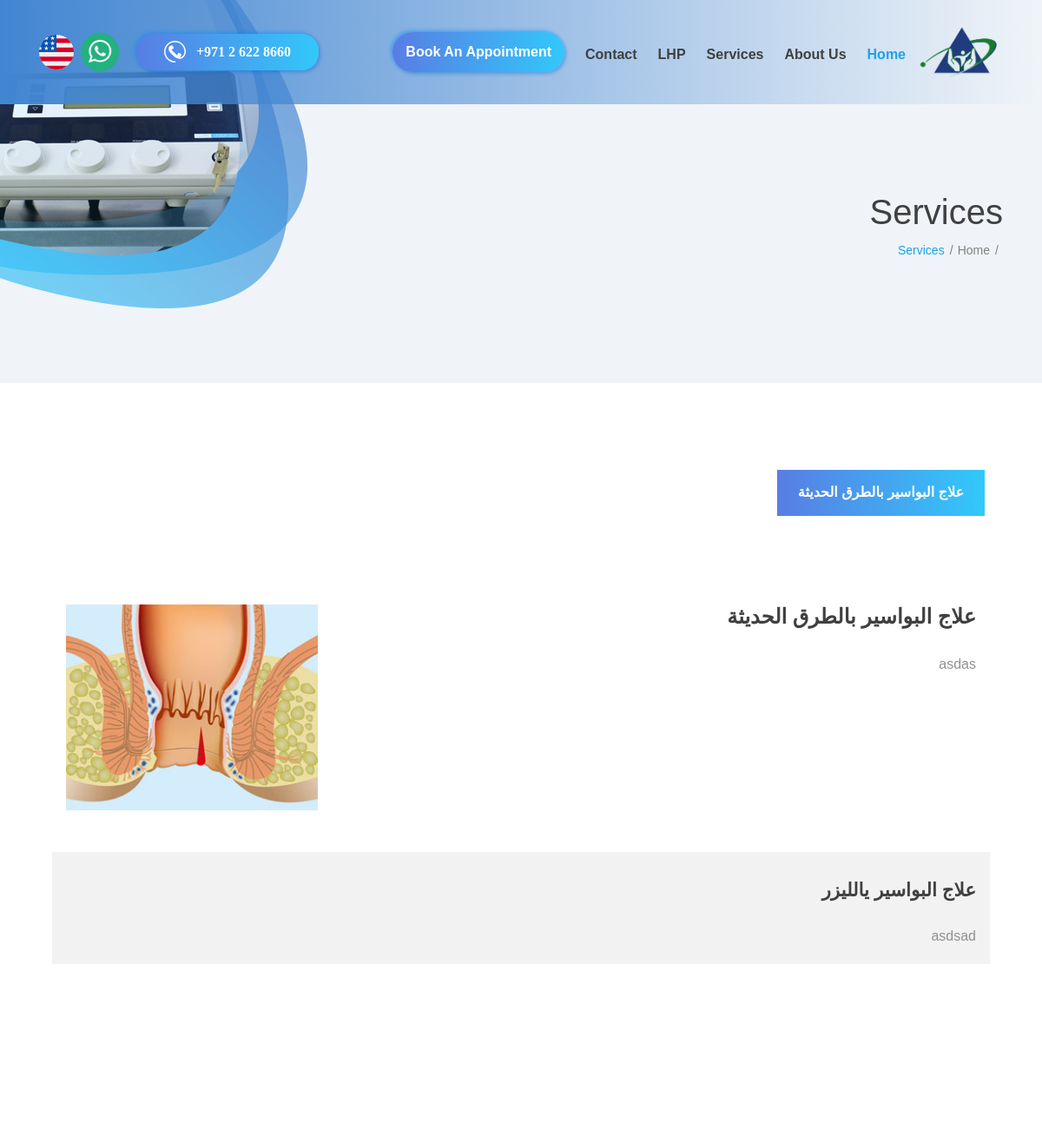
The app's page /Services?service=1&type= (upper part), older data.
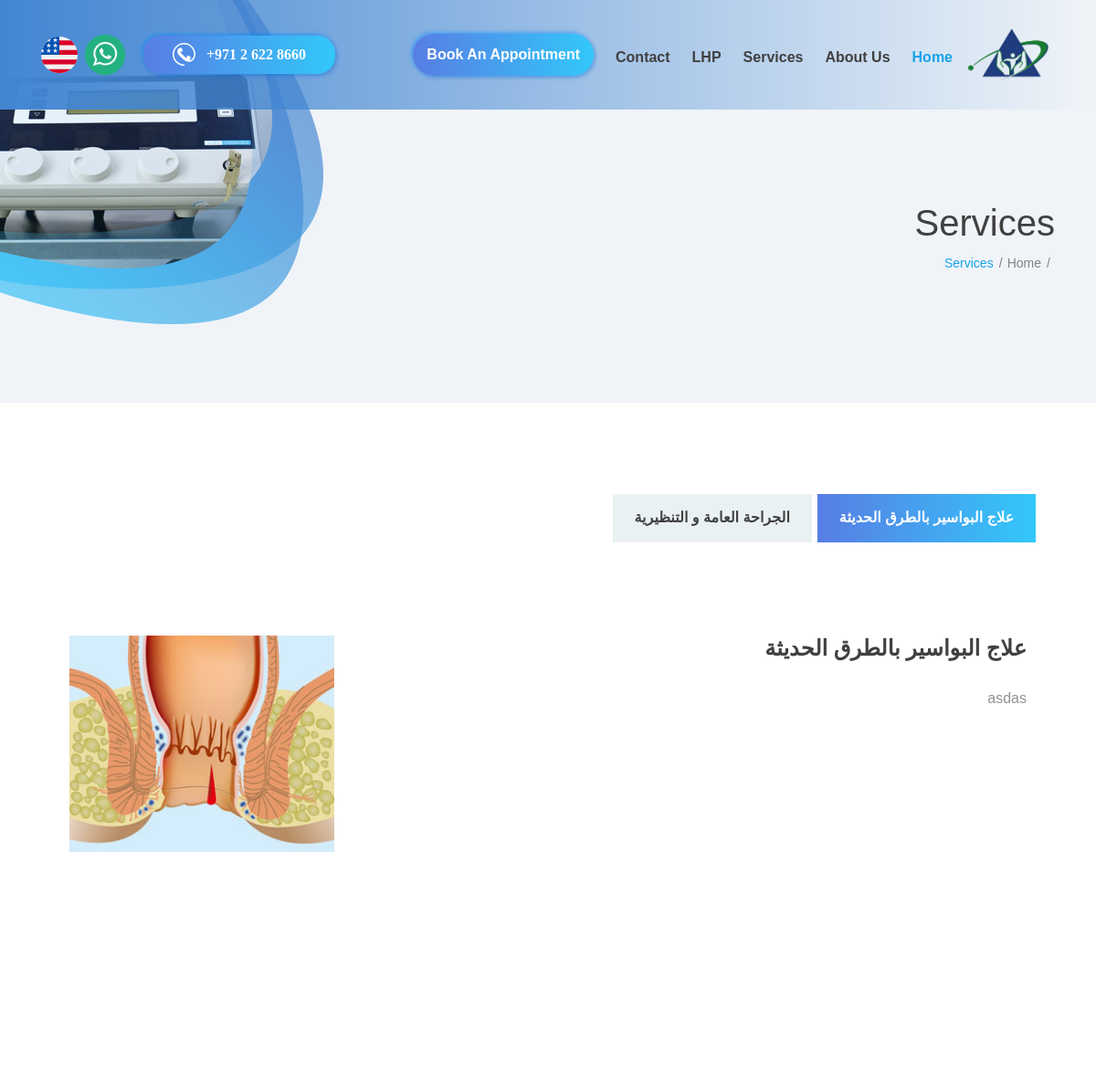
The same page, newer data.
### amana/models.py (models this page shows, shortened)
class Service(db.Model):
    __tablename__ = 'service'
    __mapper_args__ = {'polymorphic_identity': 'service'}
    id = db.Column(db.Integer, primary_key=True)
    title_ar = db.Column(db.String(100), nullable=False)
    title_en = db.Column(db.String(100), nullable=False)
    title_font_color = db.Column(db.Text)
    title_Font_size = db.Column(db.Integer, nullable=False, default=18)
    content_ar = db.Column(db.Text, nullable=False)
    content_en = db.Column(db.Text, nullable=False)
    content_Font_size = db.Column(db.Integer, nullable=False, default=12)
    content_font_color = db.Column(db.Text)
    subservices = db.relationship('SubService', backref='parent Service', lazy=True)
    service_type = db.Column(db.String(32), nullable=False, default=__tablename__)
    __mapper_args__ = {'polymorphic_on': service_type}

class HemorrhiodsService(Service):
    __tablename__ = 'hemorrhiods_service'
    id = db.Column(db.Integer, db.ForeignKey('service.id'),primary_key=True)
    service_type = db.Column(db.String(32), nullable=False, default=__tablename__)
    __mapper_args__ = {
        'polymorphic_identity':'hemorrhiods_service'
    }

class SubService(db.Model):
    id = db.Column(db.Integer, primary_key=True)
    title_ar = db.Column(db.String(100), nullable=False)
    title_en = db.Column(db.String(100), nullable=False)
    title_Font_size = db.Column(db.Integer, nullable=False, default=18)
    title_font_color = db.Column(db.Text)
    content_ar = db.Column(db.Text, nullable=False)
    content_en = db.Column(db.Text, nullable=False)
    content_Font_size = db.Column(db.Integer, nullable=False, default=12)
    content_font_color = db.Column(db.Text)
    Service = db.Column(db.Integer, db.ForeignKey('service.id'), nullable=True)

### amana/main/routes.py (the view, shortened to what this page needs)
@main.route("/Services", methods=['GET', 'POST'])
def services():
    servicetype = request.args.get('type')
    info = Information_and_Records.query.first()
    if ('main' in servicetype):
        Services = MainService.query.all()
    else:
        Services = HemorrhiodsService.query.all()
    contactform = ContactForm()
    bookingform = BookingForm()
    bookingform.service.choices = generate_services(get_locale())
    print()
    return render_template('Service.html', title='MainService', legend='New MainService', Services = Services,info = info, contactform=contactform, bookingform=bookingform)

### amana/__init__.py (called while the page is built)
@babel.localeselector
def get_locale():
	if request.args.get('locale'):
		return request.args.get('locale')
	else:
		return 'ar'

def add_style_if_ar(style: str, style_en = ''):
    if (get_locale() and ('ar' in get_locale())):
    	return str(style)
    else:
    	return style_en

### amana/main/forms.py (called while the page is built)
def generate_services(locale):
    services = list()
    for service in Service.query.all():
        add(services,value =  service.title_en if locale == 'en' else (service.title_ar),key = service.title_en if locale == 'en' else (service.title_ar))
    add(services, value = _('consultation'), key = _('consultation'))
    print(len(services))
    return services

def add(list, value, key):
    choice = (key,value)
    list.append(choice)

### amana/main/routes.py (called while the page is built)
@app.context_processor
def inject():
    mainServices = MainService.query.all()
    hemorrhiodsServices = HemorrhiodsService.query.all()
    info = Information_and_Records.query.first()
    date = datetime.date(datetime.now())
    return dict(info=info, mainServices=mainServices, hemorrhiodsServices=hemorrhiodsServices, date = date)

### amana/templates/Service.html (shortened to what this page needs)
{% extends "layout.html" %}
{% block content %}
<div class="container">
    <div class="row" style="{{add_style_if_ar('direction:rtl;text-align:right;')}}">
        <div class="col-12">
            <h1>{{_('Services')}}</h1>
            <div class="breadcrumbs" >
                <ul class="d-flex flex-wrap align-items-center p-0 m-0">
                    <li><a href="{{url_for('main.home', locale = request.args.get('locale'))}}">{{_('Home')}}</a></li>
                    <li>{{_('Services')}}</li>
                </ul>
            </div>
        </div>
    </div>
</div>
<img class="header-img"  style="{{add_style_if_ar('right: unset;transform: scaleX(-1);' , 'right: 0;')}}position: absolute;top: 0;max-width: 65%;height: auto;" src="static/images/hero-bg-3.png" alt="">
</header>
<main role="main" class="container mb-0 mt-0" >
<div class="container">
    <div class="row">
        <div class="col-12">
            <div class="services-tabs" style="{{add_style_if_ar('direction: rtl;text-align: right;', 'direction: ltr;text-align: left;')}}">
                <div class="tabs">
                    <ul class="tabs-nav d-flex flex-nowrap" style="overflow-x: scroll;">
                        {% for service in Services %}
                        <li class="tab-nav d-flex justify-content-center align-items-center active" data-target=".tab_{{ service.id }}">{{add_style_if_ar(service.title_ar,service.title_en)}}</li>
                        {% endfor %}
                    </ul>
                    <div class="tabs-container">
                        {% for service in Services %}
                        <div class="tab_{{ service.id }} tab-content" style="display: block;">
                            <img src="static/images/services/{{ service.id }}.jpg" alt="" style="max-width: 290px;">
                        <h4 style="font-size: {{service.title_Font_size if service.title_Font_size else ''}}pt; color:{{service.title_font_color if service.title_font_color else ''}};">{{add_style_if_ar(service.title_ar,service.title_en)}} </h4>
                            <p style="font-size: {{service.content_Font_size if service.content_Font_size else ''}}pt; color:{{service.content_font_color if service.content_font_color else ''}};">{{add_style_if_ar(service.content_ar,service.content_en)}}</p>
                        </div>
                        {%for subservice in service.subservices %}
                        <div class="tab_{{ service.id }} tab-content" style="display: block; {{'background:#d3d3d34a;' if ((loop.index) %2 == 1)  else ''}}">
                          <h4 style="font-size: {{subservice.title_Font_size -2 if subservice.title_Font_size else ''}}pt; color:{{subservice.title_font_color if subservice.title_font_color else ''}};">{{add_style_if_ar(subservice.title_ar,subservice.title_en)}} </h4>
                          <p style="font-size: {{subservice.content_Font_size if subservice.content_Font_size else ''}}pt; color:{{subservice.content_font_color if subservice.content_font_color else ''}};">{{add_style_if_ar(subservice.content_ar,subservice.content_en)}}</p>
                      </div>
                        {%endfor%}
                        {% endfor %}
                    </div>
                </div>
            </div>
        </div>
    </div>
</div>
</main>
{% endblock content %}

Row changes from the older to the newer data that the page shows:
changed HemorrhiodsService (number 1 of 2 on the later page): loses SubService (title_ar+title_en "علاج البواسير يالليزر", content_ar+content_en "asdsad")
added Service: title_ar+title_en "الجراحة العامة و التنظيرية"
